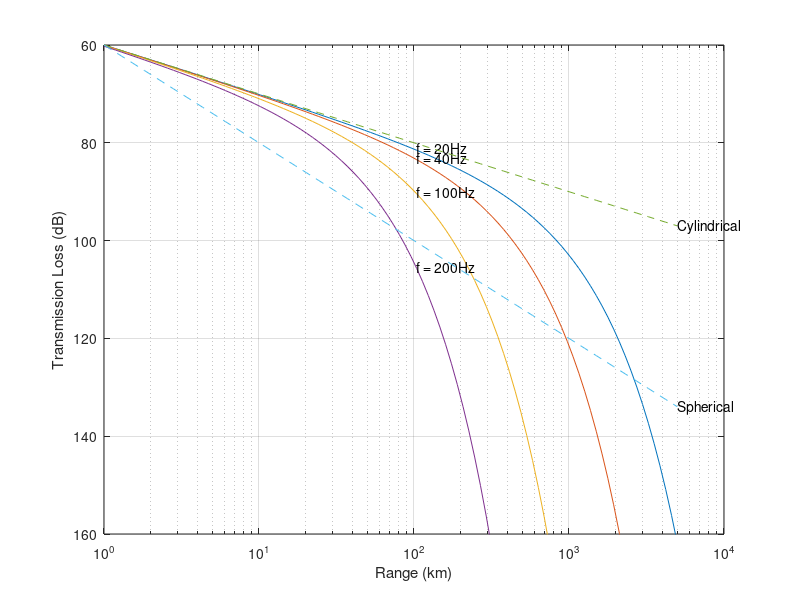

The MATLAB script that drew this image:
% See Fig 6.20 of Urick's book.
% Curves fit by Ron Kessel.
% Original curves est +/- 6 dB.
% 2 Dec 2016

close all
clear all

f = [.02 .04 .1 .2]; % kHz
f2 = f.*f;  f3 = f2.*f;  f4 = f3.*f;
Rkm = logspace(log10(1),log10(5000),100);

% frequency-dependent attenuation of sound by absorption by sea water [Ref: equation (1.1) in M. Ainslie, Principles of Sonar Performance Modelling, Springer-Verlag, Berlin, 2010];
alpha = 0.11* f2./(1+f2) + 44*f2./(4100+f2) + 0.0003*f2 ; % dB/km
% additional frequency-dependent term to be determined for Arctic attenuation (?); such that
beta = -0.00354 + 0.775875*f + 2.427174*f2 - 1.04795*f3 + 0.072161 * f4; % dB/km

for j = 1:length(f)
   TL = 10*log10(1e3*Rkm) + 30 + alpha(j)*Rkm + beta(j)*Rkm;
   semilogx(Rkm,TL);hold on;
   text(Rkm(55),TL(55)-.5,['f = ' num2str(1e3*f(j)) 'Hz'])
end

TLs = 20*log10(1e3*Rkm);
TLc = 10*log10(1e3*Rkm)+30;
semilogx(Rkm,TLc,'--');text(max(Rkm),max(TLc),'Cylindrical');
semilogx(Rkm,TLs,'--');text(max(Rkm),max(TLs),'Spherical');
xlabel('Range (km)');
ylabel('Transmission Loss (dB)')
axis ij
grid on
axis([1 10e3 60 160])